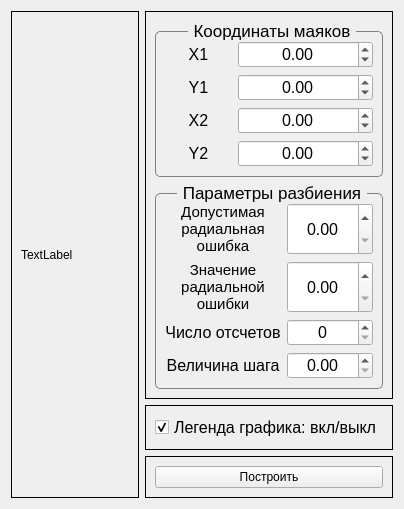
      <widget class="QWidget" name="tab_m1">
       <attribute name="title">
        <string>Разностно-дальномерный</string>
       </attribute>
       <layout class="QHBoxLayout" name="hlayout_tab_m1">
        <item>
         <layout class="QHBoxLayout" name="hlayout_main_m1" stretch="10,5">
          <item>
           <widget class="QFrame" name="frame_graph_m1">
            <property name="frameShape">
             <enum>QFrame::Box</enum>
            </property>
            <property name="frameShadow">
             <enum>QFrame::Plain</enum>
            </property>
            <layout class="QHBoxLayout" name="hlayout_graph_m1">
             <item>
              <widget class="QLabel" name="lbl_to_morph_m1">
               <property name="text">
                <string>TextLabel</string>
               </property>
              </widget>
             </item>
            </layout>
           </widget>
          </item>
          <item>
           <layout class="QVBoxLayout" name="vlayout_active_m1" stretch="20,2,3">
            <item>
             <widget class="QFrame" name="frame_params_m1">
              <property name="frameShape">
               <enum>QFrame::Box</enum>
              </property>
              <property name="frameShadow">
               <enum>QFrame::Plain</enum>
              </property>
              <layout class="QVBoxLayout" name="vlayout_params_m1">
               <item>
                <widget class="QGroupBox" name="groupbox_coords_m1">
                 <property name="baseSize">
                  <size>
                   <width>0</width>
                   <height>0</height>
                  </size>
                 </property>
                 <property name="font">
                  <font>
                   <pointsize>13</pointsize>
                  </font>
                 </property>
                 <property name="styleSheet">
                  <string notr="true">QGroupBox{border:1px solid gray;border-radius:5px;margin-top: 10px;}
QGroupBox::title{subcontrol-origin: margin; subcontrol-position:top center;padding:0 3px;}</string>
                 </property>
                 <property name="title">
                  <string>Координаты маяков</string>
                 </property>
                 <property name="alignment">
                  <set>Qt::AlignCenter</set>
                 </property>
                 <layout class="QHBoxLayout" name="hlayout_groupbox_coords_m1">
                  <item>
                   <layout class="QGridLayout" name="glayout_coords_m1" columnstretch="1,2">
                    <property name="sizeConstraint">
                     <enum>QLayout::SetDefaultConstraint</enum>
                    </property>
                    <item row="1" column="1">
                     <widget class="QDoubleSpinBox" name="dspinbox_y1_m1">
                      <property name="sizePolicy">
                       <sizepolicy hsizetype="Minimum" vsizetype="Minimum">
                        <horstretch>0</horstretch>
                        <verstretch>0</verstretch>
                       </sizepolicy>
                      </property>
                      <property name="font">
                       <font>
                        <pointsize>12</pointsize>
                       </font>
                      </property>
                      <property name="styleSheet">
                       <string notr="true"/>
                      </property>
                      <property name="alignment">
                       <set>Qt::AlignCenter</set>
                      </property>
                      <property name="minimum">
                       <double>-1000.000000000000000</double>
                      </property>
                      <property name="maximum">
                       <double>1000.000000000000000</double>
                      </property>
                      <property name="value">
                       <double>0.000000000000000</double>
                      </property>
                     </widget>
                    </item>
                    <item row="0" column="1">
                     <widget class="QDoubleSpinBox" name="dspinbox_x1_m1">
                      <property name="sizePolicy">
                       <sizepolicy hsizetype="Minimum" vsizetype="Minimum">
                        <horstretch>0</horstretch>
                        <verstretch>0</verstretch>
                       </sizepolicy>
                      </property>
                      <property name="font">
                       <font>
                        <pointsize>12</pointsize>
                       </font>
                      </property>
                      <property name="styleSheet">
                       <string notr="true"/>
                      </property>
                      <property name="alignment">
                       <set>Qt::AlignCenter</set>
                      </property>
                      <property name="minimum">
                       <double>-1000.000000000000000</double>
                      </property>
                      <property name="maximum">
                       <double>1000.000000000000000</double>
                      </property>
                     </widget>
                    </item>
                    <item row="0" column="0">
                     <widget class="QLabel" name="lbl_x1_m1">
                      <property name="font">
                       <font>
                        <pointsize>12</pointsize>
                       </font>
                      </property>
                      <property name="text">
                       <string>X1</string>
                      </property>
                      <property name="alignment">
                       <set>Qt::AlignCenter</set>
                      </property>
                     </widget>
                    </item>
                    <item row="2" column="0">
                     <widget class="QLabel" name="lbl_x2_m1">
                      <property name="font">
                       <font>
                        <pointsize>12</pointsize>
                       </font>
                      </property>
                      <property name="text">
                       <string>X2</string>
                      </property>
                      <property name="alignment">
                       <set>Qt::AlignCenter</set>
                      </property>
                     </widget>
                    </item>
                    <item row="1" column="0">
                     <widget class="QLabel" name="lbl_y1_m1">
                      <property name="font">
                       <font>
                        <pointsize>12</pointsize>
                       </font>
                      </property>
                      <property name="text">
                       <string>Y1</string>
                      </property>
                      <property name="alignment">
                       <set>Qt::AlignCenter</set>
                      </property>
                     </widget>
                    </item>
                    <item row="3" column="0">
                     <widget class="QLabel" name="lbl_y2_m1">
                      <property name="font">
                       <font>
                        <pointsize>12</pointsize>
                       </font>
                      </property>
                      <property name="text">
                       <string>Y2</string>
                      </property>
                      <property name="alignment">
                       <set>Qt::AlignCenter</set>
                      </property>
                     </widget>
                    </item>
                    <item row="2" column="1">
                     <widget class="QDoubleSpinBox" name="dspinbox_x2_m1">
                      <property name="sizePolicy">
                       <sizepolicy hsizetype="Minimum" vsizetype="Minimum">
                        <horstretch>0</horstretch>
                        <verstretch>0</verstretch>
                       </sizepolicy>
                      </property>
                      <property name="font">
                       <font>
                        <pointsize>12</pointsize>
                       </font>
                      </property>
                      <property name="styleSheet">
                       <string notr="true"/>
                      </property>
                      <property name="alignment">
                       <set>Qt::AlignCenter</set>
                      </property>
                      <property name="minimum">
                       <double>-1000.000000000000000</double>
                      </property>
                      <property name="maximum">
                       <double>1000.000000000000000</double>
                      </property>
                     </widget>
                    </item>
                    <item row="3" column="1">
                     <widget class="QDoubleSpinBox" name="dspinbox_y2_m1">
                      <property name="sizePolicy">
                       <sizepolicy hsizetype="Minimum" vsizetype="Minimum">
                        <horstretch>0</horstretch>
                        <verstretch>0</verstretch>
                       </sizepolicy>
                      </property>
                      <property name="font">
                       <font>
                        <pointsize>12</pointsize>
                       </font>
                      </property>
                      <property name="styleSheet">
                       <string notr="true"/>
                      </property>
                      <property name="alignment">
                       <set>Qt::AlignCenter</set>
                      </property>
                      <property name="minimum">
                       <double>-1000.000000000000000</double>
                      </property>
                      <property name="maximum">
                       <double>1000.000000000000000</double>
                      </property>
                     </widget>
                    </item>
                   </layout>
                  </item>
                 </layout>
                </widget>
               </item>
               <item>
                <widget class="QGroupBox" name="groupbox_partition_m1">
                 <property name="font">
                  <font>
                   <pointsize>13</pointsize>
                  </font>
                 </property>
                 <property name="styleSheet">
                  <string notr="true">QGroupBox{border:1px solid gray;border-radius:5px;margin-top: 10px;}
QGroupBox::title{subcontrol-origin: margin; subcontrol-position:top center;padding:0 3px;}</string>
                 </property>
                 <property name="title">
                  <string>Параметры разбиения</string>
                 </property>
                 <property name="alignment">
                  <set>Qt::AlignCenter</set>
                 </property>
                 <layout class="QHBoxLayout" name="hlayout_groupbox_partition_m1">
                  <item>
                   <layout class="QGridLayout" name="glayout_partition_m1" columnstretch="5,3">
                    <item row="0" column="0">
                     <widget class="QLabel" name="lbl_sigma_d_m1">
                      <property name="font">
                       <font>
                        <pointsize>11</pointsize>
                       </font>
                      </property>
                      <property name="acceptDrops">
                       <bool>false</bool>
                      </property>
                      <property name="text">
                       <string>Допустимая радиальная ошибка</string>
                      </property>
                      <property name="textFormat">
                       <enum>Qt::AutoText</enum>
                      </property>
                      <property name="scaledContents">
                       <bool>false</bool>
                      </property>
                      <property name="alignment">
                       <set>Qt::AlignCenter</set>
                      </property>
                      <property name="wordWrap">
                       <bool>true</bool>
                      </property>
                     </widget>
                    </item>
                    <item row="2" column="0">
                     <widget class="QLabel" name="lbl_p_m1">
                      <property name="font">
                       <font>
                        <pointsize>12</pointsize>
                       </font>
                      </property>
                      <property name="text">
                       <string>Число отсчетов</string>
                      </property>
                      <property name="alignment">
                       <set>Qt::AlignCenter</set>
                      </property>
                     </widget>
                    </item>
                    <item row="3" column="0">
                     <widget class="QLabel" name="lbl_r_m1">
                      <property name="font">
                       <font>
                        <pointsize>12</pointsize>
                       </font>
                      </property>
                      <property name="text">
                       <string>Величина шага</string>
                      </property>
                      <property name="alignment">
                       <set>Qt::AlignCenter</set>
                      </property>
                     </widget>
                    </item>
                    <item row="1" column="0">
                     <widget class="QLabel" name="lbl_sigma_r_m1">
                      <property name="font">
                       <font>
                        <pointsize>11</pointsize>
                       </font>
                      </property>
                      <property name="text">
                       <string>Значение радиальной ошибки</string>
                      </property>
                      <property name="alignment">
                       <set>Qt::AlignCenter</set>
                      </property>
                      <property name="wordWrap">
                       <bool>true</bool>
                      </property>
                     </widget>
                    </item>
                    <item row="0" column="1">
                     <widget class="QDoubleSpinBox" name="dspinbox_sigma_d_m1">
                      <property name="sizePolicy">
                       <sizepolicy hsizetype="Minimum" vsizetype="Minimum">
                        <horstretch>0</horstretch>
                        <verstretch>0</verstretch>
                       </sizepolicy>
                      </property>
                      <property name="font">
                       <font>
                        <pointsize>12</pointsize>
                       </font>
                      </property>
                      <property name="styleSheet">
                       <string notr="true"/>
                      </property>
                      <property name="alignment">
                       <set>Qt::AlignCenter</set>
                      </property>
                      <property name="minimum">
                       <double>0.000000000000000</double>
                      </property>
                      <property name="maximum">
                       <double>1000.000000000000000</double>
                      </property>
                     </widget>
                    </item>
                    <item row="1" column="1">
                     <widget class="QDoubleSpinBox" name="dspinbox_sigma_r_m1">
                      <property name="sizePolicy">
                       <sizepolicy hsizetype="Minimum" vsizetype="Minimum">
                        <horstretch>0</horstretch>
                        <verstretch>0</verstretch>
                       </sizepolicy>
                      </property>
                      <property name="font">
                       <font>
                        <pointsize>12</pointsize>
                       </font>
                      </property>
                      <property name="styleSheet">
                       <string notr="true"/>
                      </property>
                      <property name="alignment">
                       <set>Qt::AlignCenter</set>
                      </property>
                      <property name="minimum">
                       <double>0.000000000000000</double>
                      </property>
                      <property name="maximum">
                       <double>1000.000000000000000</double>
                      </property>
                     </widget>
                    </item>
                    <item row="2" column="1">
                     <widget class="QSpinBox" name="spinbox_p_m1">
                      <property name="sizePolicy">
                       <sizepolicy hsizetype="Minimum" vsizetype="Minimum">
                        <horstretch>0</horstretch>
                        <verstretch>0</verstretch>
                       </sizepolicy>
                      </property>
                      <property name="font">
                       <font>
                        <pointsize>12</pointsize>
                       </font>
                      </property>
                      <property name="styleSheet">
                       <string notr="true"/>
                      </property>
                      <property name="alignment">
                       <set>Qt::AlignCenter</set>
                      </property>
                      <property name="maximum">
                       <number>1000</number>
                      </property>
                     </widget>
                    </item>
                    <item row="3" column="1">
                     <widget class="QDoubleSpinBox" name="dspinbox_r_m1">
                      <property name="sizePolicy">
                       <sizepolicy hsizetype="Minimum" vsizetype="Minimum">
                        <horstretch>0</horstretch>
                        <verstretch>0</verstretch>
                       </sizepolicy>
                      </property>
                      <property name="font">
                       <font>
                        <pointsize>12</pointsize>
                       </font>
                      </property>
                      <property name="styleSheet">
                       <string notr="true"/>
                      </property>
                      <property name="alignment">
                       <set>Qt::AlignCenter</set>
                      </property>
                      <property name="minimum">
                       <double>0.000000000000000</double>
                      </property>
                      <property name="maximum">
                       <double>1000.000000000000000</double>
                      </property>
                     </widget>
                    </item>
                   </layout>
                  </item>
                 </layout>
                </widget>
               </item>
              </layout>
             </widget>
            </item>
            <item>
             <widget class="QFrame" name="frame_legend_m1">
              <property name="frameShape">
               <enum>QFrame::Box</enum>
              </property>
              <property name="frameShadow">
               <enum>QFrame::Plain</enum>
              </property>
              <layout class="QHBoxLayout" name="hlayout_legend_m1">
               <item>
                <widget class="QCheckBox" name="check_legend_m1">
                 <property name="sizePolicy">
                  <sizepolicy hsizetype="Minimum" vsizetype="Minimum">
                   <horstretch>0</horstretch>
                   <verstretch>0</verstretch>
                  </sizepolicy>
                 </property>
                 <property name="font">
                  <font>
                   <pointsize>12</pointsize>
                  </font>
                 </property>
                 <property name="text">
                  <string>Легенда графика: вкл/выкл</string>
                 </property>
                 <property name="iconSize">
                  <size>
                   <width>32</width>
                   <height>20</height>
                  </size>
                 </property>
                 <property name="checked">
                  <bool>true</bool>
                 </property>
                </widget>
               </item>
              </layout>
             </widget>
            </item>
            <item>
             <widget class="QFrame" name="frame_buttons_m1">
              <property name="frameShape">
               <enum>QFrame::Box</enum>
              </property>
              <property name="frameShadow">
               <enum>QFrame::Plain</enum>
              </property>
              <layout class="QHBoxLayout" name="hlayout_buttons_m1">
               <item>
                <widget class="QPushButton" name="btn_plot_m1">
                 <property name="sizePolicy">
                  <sizepolicy hsizetype="Minimum" vsizetype="Minimum">
                   <horstretch>0</horstretch>
                   <verstretch>0</verstretch>
                  </sizepolicy>
                 </property>
                 <property name="text">
                  <string>Построить</string>
                 </property>
                </widget>
               </item>
              </layout>
             </widget>
            </item>
           </layout>
          </item>
         </layout>
        </item>
       </layout>
      </widget>
